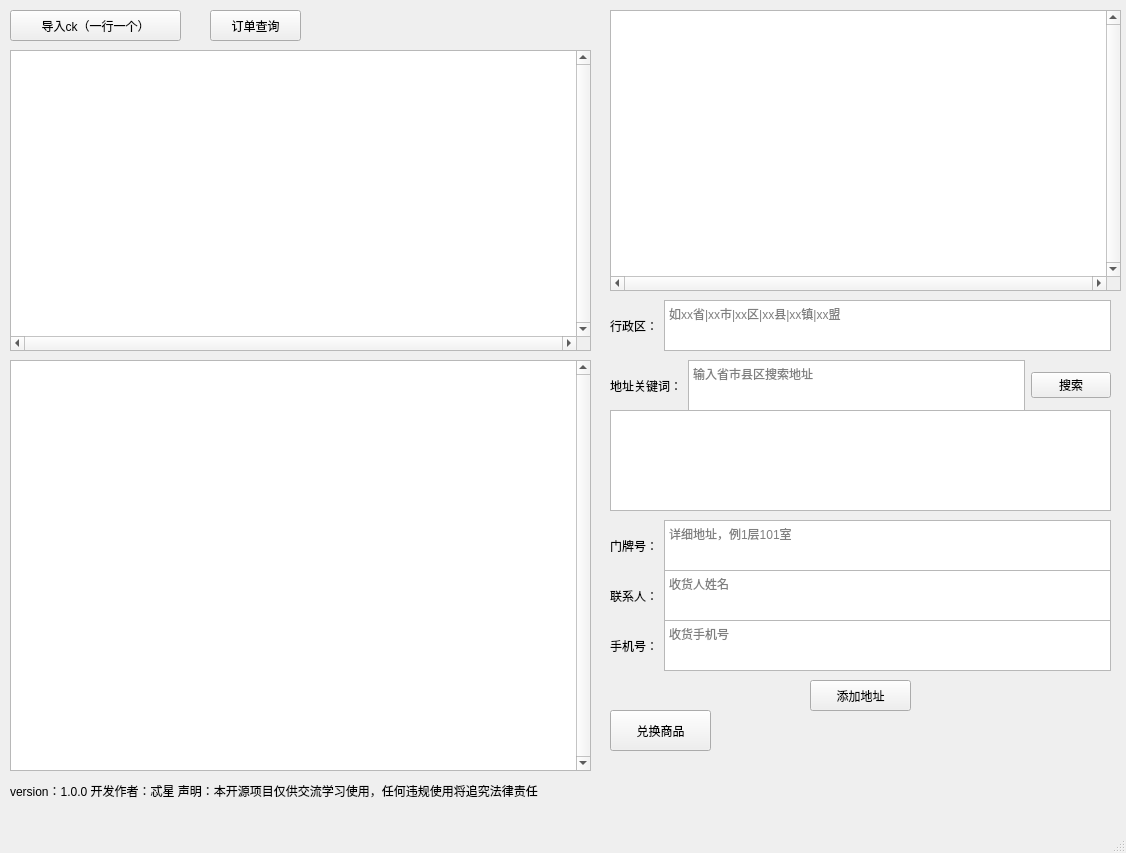
<?xml version="1.0" encoding="UTF-8"?>
<ui version="4.0">
 <class>MainWindow</class>
 <widget class="QMainWindow" name="MainWindow">
  <property name="geometry">
   <rect>
    <x>0</x>
    <y>0</y>
    <width>1126</width>
    <height>853</height>
   </rect>
  </property>
  <property name="windowTitle">
   <string>美团小团币兑换-by忒星</string>
  </property>
  <property name="windowIcon">
   <iconset>
    <normaloff>logo.ico</normaloff>logo.ico</iconset>
  </property>
  <property name="toolTip">
   <string/>
  </property>
  <property name="statusTip">
   <string/>
  </property>
  <property name="whatsThis">
   <string/>
  </property>
  <property name="accessibleName">
   <string/>
  </property>
  <property name="accessibleDescription">
   <string/>
  </property>
  <widget class="QWidget" name="centralwidget">
   <widget class="QListView" name="ckListBox">
    <property name="geometry">
     <rect>
      <x>10</x>
      <y>50</y>
      <width>581</width>
      <height>301</height>
     </rect>
    </property>
    <property name="verticalScrollBarPolicy">
     <enum>Qt::ScrollBarAlwaysOn</enum>
    </property>
    <property name="horizontalScrollBarPolicy">
     <enum>Qt::ScrollBarAlwaysOn</enum>
    </property>
    <property name="movement">
     <enum>QListView::Free</enum>
    </property>
   </widget>
   <widget class="QPushButton" name="importckbtn">
    <property name="geometry">
     <rect>
      <x>10</x>
      <y>10</y>
      <width>171</width>
      <height>31</height>
     </rect>
    </property>
    <property name="text">
     <string>导入ck（一行一个）</string>
    </property>
   </widget>
   <widget class="QListView" name="addressListBox">
    <property name="geometry">
     <rect>
      <x>610</x>
      <y>10</y>
      <width>511</width>
      <height>281</height>
     </rect>
    </property>
    <property name="verticalScrollBarPolicy">
     <enum>Qt::ScrollBarAlwaysOn</enum>
    </property>
    <property name="horizontalScrollBarPolicy">
     <enum>Qt::ScrollBarAlwaysOn</enum>
    </property>
   </widget>
   <widget class="QWidget" name="horizontalLayoutWidget">
    <property name="geometry">
     <rect>
      <x>610</x>
      <y>360</y>
      <width>501</width>
      <height>51</height>
     </rect>
    </property>
    <layout class="QHBoxLayout" name="horizontalLayout">
     <item>
      <widget class="QLabel" name="label">
       <property name="frameShadow">
        <enum>QFrame::Plain</enum>
       </property>
       <property name="text">
        <string>地址关键词：</string>
       </property>
      </widget>
     </item>
     <item>
      <widget class="QTextEdit" name="searchAddressEdit">
       <property name="sizePolicy">
        <sizepolicy hsizetype="Expanding" vsizetype="Fixed">
         <horstretch>0</horstretch>
         <verstretch>0</verstretch>
        </sizepolicy>
       </property>
       <property name="cursor" stdset="0">
        <cursorShape>IBeamCursor</cursorShape>
       </property>
       <property name="tabChangesFocus">
        <bool>false</bool>
       </property>
       <property name="placeholderText">
        <string>输入省市县区搜索地址</string>
       </property>
      </widget>
     </item>
     <item>
      <widget class="QPushButton" name="searchAddressBtn">
       <property name="text">
        <string>搜索</string>
       </property>
      </widget>
     </item>
    </layout>
   </widget>
   <widget class="QListView" name="searchAddressListBox">
    <property name="geometry">
     <rect>
      <x>610</x>
      <y>410</y>
      <width>501</width>
      <height>101</height>
     </rect>
    </property>
   </widget>
   <widget class="QWidget" name="horizontalLayoutWidget_2">
    <property name="geometry">
     <rect>
      <x>610</x>
      <y>300</y>
      <width>501</width>
      <height>51</height>
     </rect>
    </property>
    <layout class="QHBoxLayout" name="horizontalLayout_2">
     <item>
      <widget class="QLabel" name="label_2">
       <property name="text">
        <string>行政区：</string>
       </property>
      </widget>
     </item>
     <item>
      <widget class="QTextEdit" name="addressCityEdit">
       <property name="placeholderText">
        <string>如xx省|xx市|xx区|xx县|xx镇|xx盟</string>
       </property>
      </widget>
     </item>
    </layout>
   </widget>
   <widget class="QWidget" name="horizontalLayoutWidget_3">
    <property name="geometry">
     <rect>
      <x>610</x>
      <y>520</y>
      <width>501</width>
      <height>51</height>
     </rect>
    </property>
    <layout class="QHBoxLayout" name="horizontalLayout_3">
     <item>
      <widget class="QLabel" name="label_3">
       <property name="text">
        <string>门牌号：</string>
       </property>
      </widget>
     </item>
     <item>
      <widget class="QTextEdit" name="detailedAddressEdit">
       <property name="placeholderText">
        <string>详细地址，例1层101室</string>
       </property>
      </widget>
     </item>
    </layout>
   </widget>
   <widget class="QWidget" name="horizontalLayoutWidget_4">
    <property name="geometry">
     <rect>
      <x>610</x>
      <y>570</y>
      <width>501</width>
      <height>51</height>
     </rect>
    </property>
    <layout class="QHBoxLayout" name="horizontalLayout_4">
     <item>
      <widget class="QLabel" name="label_4">
       <property name="text">
        <string>联系人：</string>
       </property>
      </widget>
     </item>
     <item>
      <widget class="QTextEdit" name="detailedNameEdit">
       <property name="placeholderText">
        <string>收货人姓名</string>
       </property>
      </widget>
     </item>
    </layout>
   </widget>
   <widget class="QWidget" name="horizontalLayoutWidget_5">
    <property name="geometry">
     <rect>
      <x>610</x>
      <y>620</y>
      <width>501</width>
      <height>51</height>
     </rect>
    </property>
    <layout class="QHBoxLayout" name="horizontalLayout_5">
     <item>
      <widget class="QLabel" name="label_5">
       <property name="text">
        <string>手机号：</string>
       </property>
      </widget>
     </item>
     <item>
      <widget class="QTextEdit" name="detailedPhoneEdit">
       <property name="placeholderText">
        <string>收货手机号</string>
       </property>
      </widget>
     </item>
    </layout>
   </widget>
   <widget class="QPushButton" name="addAddressBtn">
    <property name="geometry">
     <rect>
      <x>810</x>
      <y>680</y>
      <width>101</width>
      <height>31</height>
     </rect>
    </property>
    <property name="text">
     <string>添加地址</string>
    </property>
   </widget>
   <widget class="QListView" name="productsListBox">
    <property name="geometry">
     <rect>
      <x>10</x>
      <y>360</y>
      <width>581</width>
      <height>411</height>
     </rect>
    </property>
    <property name="verticalScrollBarPolicy">
     <enum>Qt::ScrollBarAlwaysOn</enum>
    </property>
   </widget>
   <widget class="QPushButton" name="submitBtn">
    <property name="geometry">
     <rect>
      <x>610</x>
      <y>710</y>
      <width>101</width>
      <height>41</height>
     </rect>
    </property>
    <property name="text">
     <string>兑换商品</string>
    </property>
   </widget>
   <widget class="QPushButton" name="orderBtn">
    <property name="geometry">
     <rect>
      <x>210</x>
      <y>10</y>
      <width>91</width>
      <height>31</height>
     </rect>
    </property>
    <property name="text">
     <string>订单查询</string>
    </property>
   </widget>
   <widget class="QLabel" name="label_6">
    <property name="geometry">
     <rect>
      <x>10</x>
      <y>780</y>
      <width>1111</width>
      <height>21</height>
     </rect>
    </property>
    <property name="text">
     <string>version：1.0.0 开发作者：忒星 声明：本开源项目仅供交流学习使用，任何违规使用将追究法律责任</string>
    </property>
   </widget>
  </widget>
  <widget class="QMenuBar" name="menubar">
   <property name="geometry">
    <rect>
     <x>0</x>
     <y>0</y>
     <width>1126</width>
     <height>23</height>
    </rect>
   </property>
   <property name="defaultUp">
    <bool>false</bool>
   </property>
   <property name="nativeMenuBar">
    <bool>true</bool>
   </property>
  </widget>
  <widget class="QStatusBar" name="statusbar"/>
 </widget>
 <resources/>
 <connections/>
</ui>
